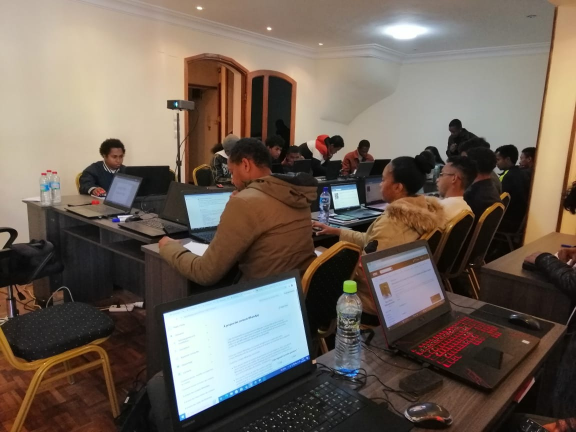
#> input picture video-pub/build/img/classe.jpg, 1152 x 864 px (shown at 1/2 size)
$ python prepare_assets.py
#> lines starting #> are read from the running program, lines starting #| are printed output that depends on the picture
"""Prépare les images, le logo, les icônes et la vidéo de la landing (site/assets).

usage : python3 outils/prepare_assets.py   (depuis landing-media-buyer/)
Sources : ../video-pub (photos réelles des sessions, logo, vidéo 4:5 finale).
La photo portrait personnelle (photo_portrait.jpg / portrait.jpg) n'est jamais utilisée.
"""
import os, re, subprocess
from PIL import Image

HERE = os.path.dirname(os.path.abspath(__file__))
ROOT = os.path.dirname(HERE)                      # landing-media-buyer
VP = os.path.join(os.path.dirname(ROOT), 'video-pub')
IMG = os.path.join(ROOT, 'site', 'assets', 'img')
VID = os.path.join(ROOT, 'site', 'assets', 'video')
SITE = os.path.join(ROOT, 'site')
os.makedirs(IMG, exist_ok=True); os.makedirs(VID, exist_ok=True)

def webp(im, name, widths, q=80):
    for w in widths:
        h = round(im.height * w / im.width)
        out = os.path.join(IMG, f'{name}-{w}.webp')
        im.resize((w, h), Image.LANCZOS).save(out, 'WEBP', quality=q, method=6)
        print(f'{out}  {w}x{h}  {os.path.getsize(out)//1024} Ko')

src = lambda p: Image.open(os.path.join(VP, p)).convert('RGB')
#> the loop in webp, `for w in widths:` made 2 passes
#> (w, h) on passes 1 to 2: (1152, 864), (640, 480)
#| landing-media-buyer/site/assets/img/classe-1152.webp  1152x864  63 Ko
#| landing-media-buyer/site/assets/img/classe-640.webp  640x480  29 Ko
#> in webp, im is the input picture: PIL image 1152x864 RGB; mean R, G, B 111, 98.7, 88.2
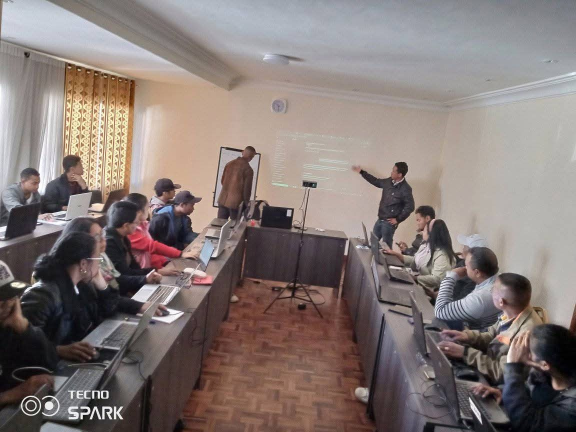
#> input picture video-pub/build/img/formateur.jpg, 1152 x 864 px (shown at 1/2 size)
#> the loop in webp (call 2), `for w in widths:` made 2 passes
#> (w, h) on passes 1 to 2: (1152, 760), (640, 422)
#| landing-media-buyer/site/assets/img/formateur-1152.webp  1152x760  74 Ko
#| landing-media-buyer/site/assets/img/formateur-640.webp  640x422  27 Ko
#> pass 1, in webp (call 2), `im.resize((w, h), Image.LANCZOS).save(out, 'WEBP', quality=q, method=6)`:
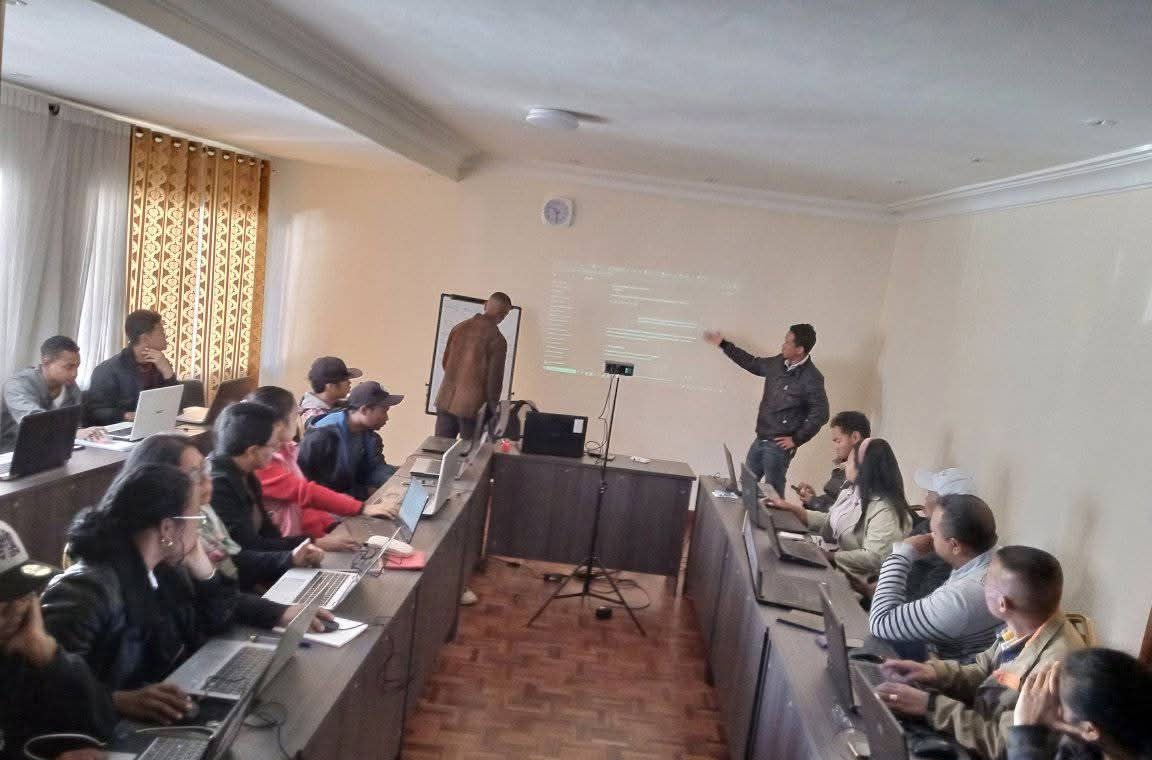
#> saved as formateur-1152.webp: PIL image 1152x760 RGB; mean R, G, B 138.9, 127.5, 124.4
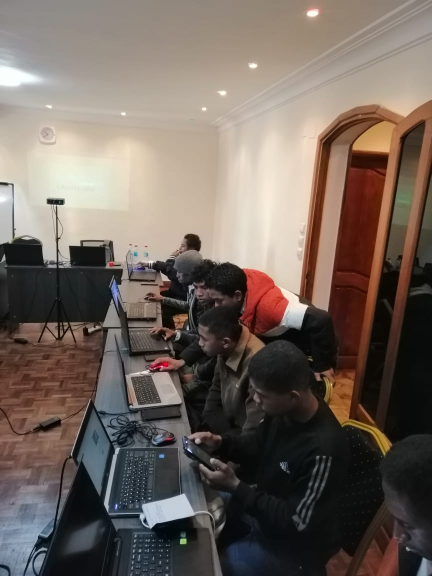
#> input picture video-pub/build/img/pratique.jpg, 864 x 1152 px (shown at 1/2 size)
#> the loop in webp (call 3), `for w in widths:` made 2 passes
#> (w, h) on passes 1 to 2: (864, 1092), (480, 607)
#| landing-media-buyer/site/assets/img/pratique-864.webp  864x1092  51 Ko
#| landing-media-buyer/site/assets/img/pratique-480.webp  480x607  24 Ko
#> pass 1, in webp (call 3), `im.resize((w, h), Image.LANCZOS).save(out, 'WEBP', quality=q, method=6)`:
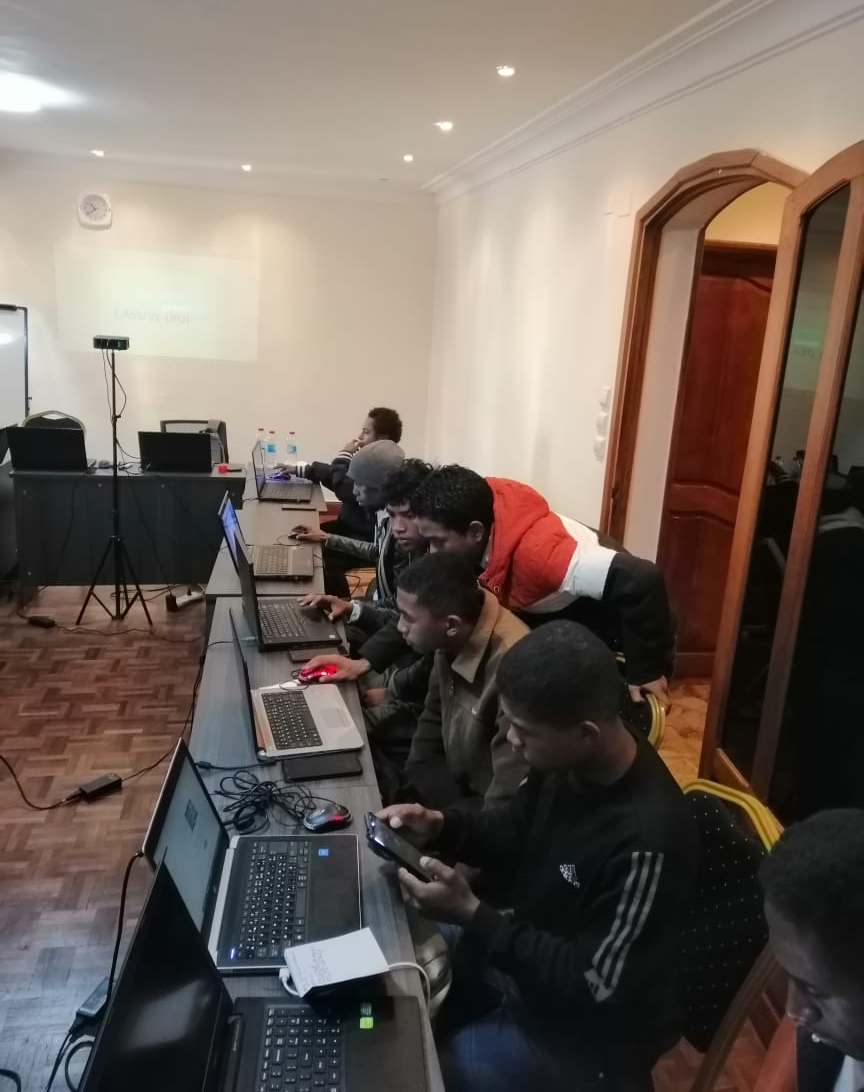
#> saved as pratique-864.webp: PIL image 864x1092 RGB; mean R, G, B 111, 99, 91.1
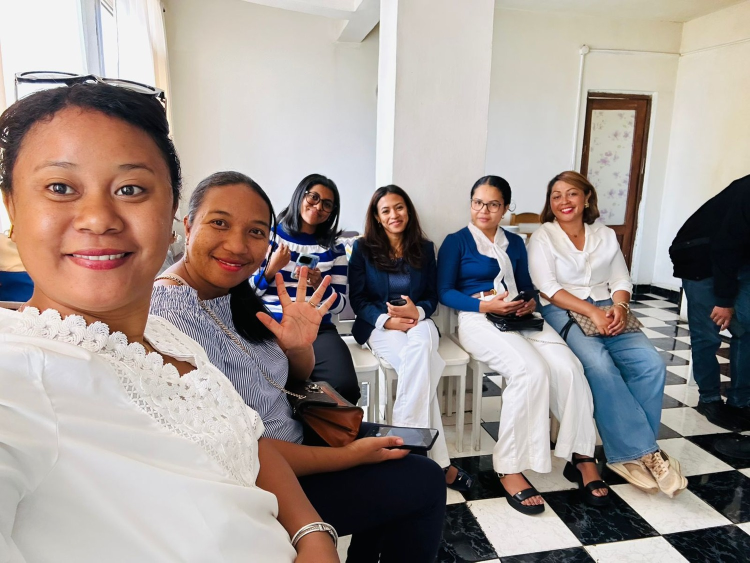
#> input picture video-pub/build/img/participantes.jpg, 1500 x 1125 px (shown at 1/2 size)

# --- photos réelles des sessions (filigranes d'appareil retirés par recadrage)
webp(src('build/img/classe.jpg'), 'classe', [1152, 640])
webp(src('build/img/formateur.jpg').crop((0, 0, 1152, 760)), 'formateur', [1152, 640])
webp(src('build/img/pratique.jpg').crop((0, 60, 864, 1152)), 'pratique', [864, 480])
webp(src('build/img/participantes.jpg'), 'participantes', [1200, 640])
#> the loop in webp (call 4), `for w in widths:` made 2 passes
#> (w, h) on passes 1 to 2: (1200, 900), (640, 480)
#| landing-media-buyer/site/assets/img/participantes-1200.webp  1200x900  92 Ko
#| landing-media-buyer/site/assets/img/participantes-640.webp  640x480  38 Ko
#> pass 1, in webp (call 4), `im.resize((w, h), Image.LANCZOS).save(out, 'WEBP', quality=q, method=6)`:
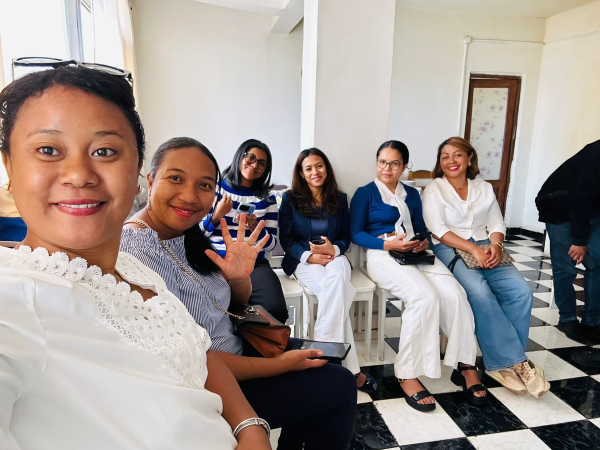
#> saved as participantes-1200.webp: PIL image 1200x900 RGB (shown at 1/2 size); mean R, G, B 159.9, 150, 145.5
#> pass 2, in webp (call 4), `im.resize((w, h), Image.LANCZOS).save(out, 'WEBP', quality=q, method=6)`:
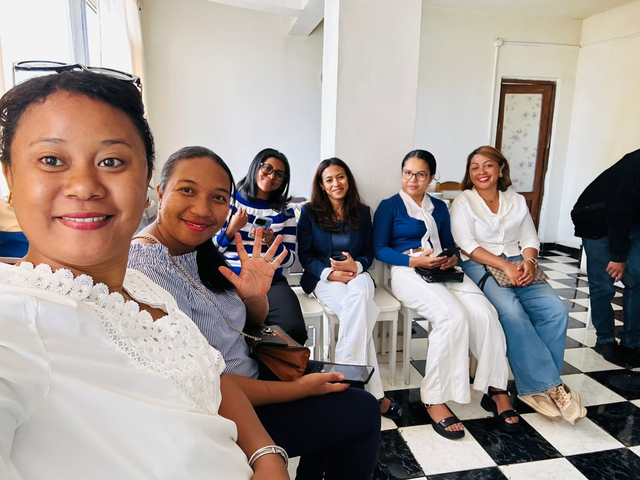
#> saved as participantes-640.webp: PIL image 640x480 RGB; mean R, G, B 159.9, 150, 145.5
#> in webp, im is the input picture: PIL image 1500x1125 RGB; mean R, G, B 159.9, 150, 145.5

# --- logo (badge rond, fond transparent)
#> (the run stopped early here; a loop or call above may not have finished)
